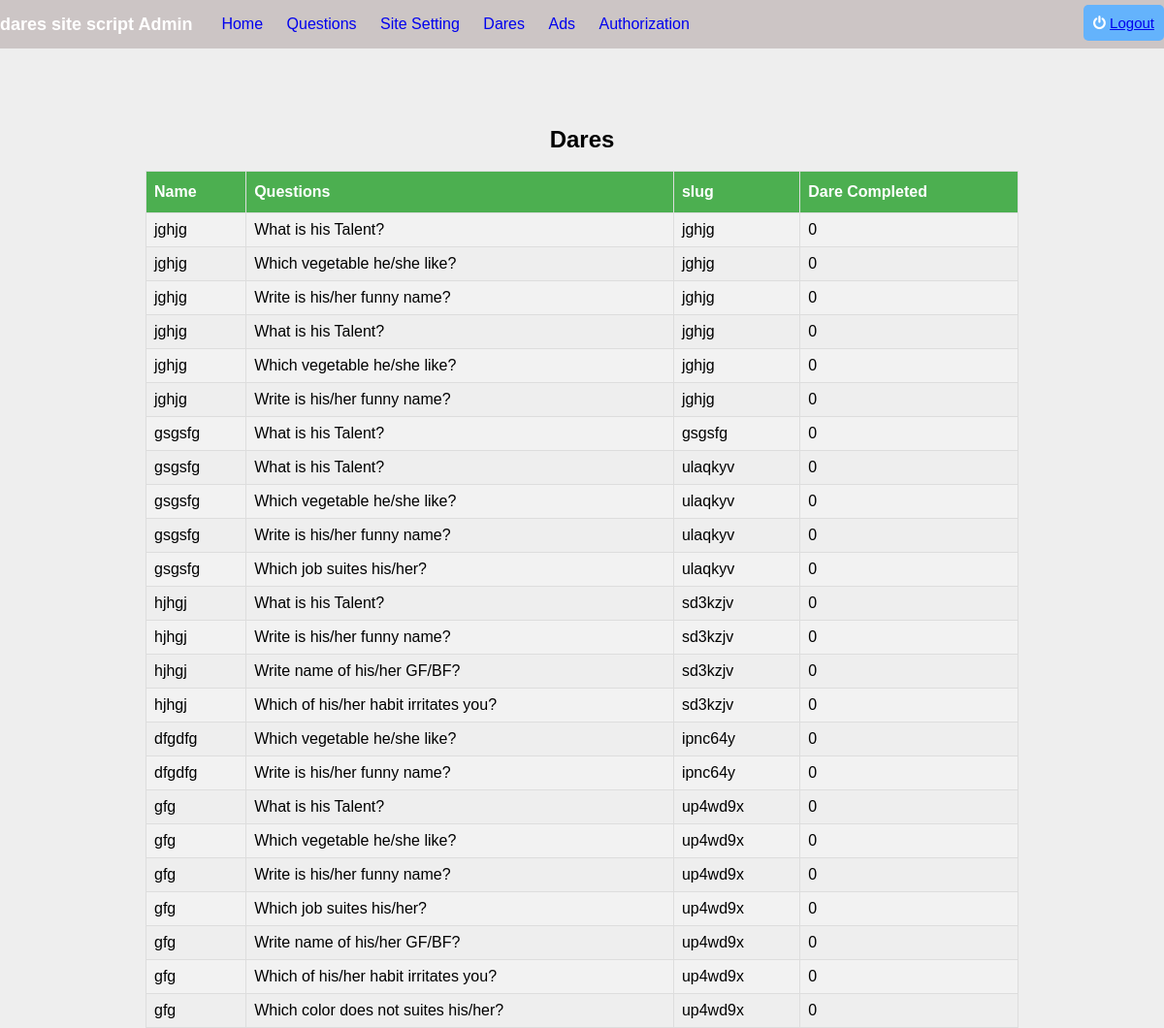
Page /admin/dares.php (signed in) on the committed database.
### tables this page shows
CREATE TABLE `options` (
  `id` int(11) NOT NULL,
  `title` varchar(255) NOT NULL,
  `description` varchar(255) NOT NULL,
  `images` varchar(255) NOT NULL,
  `favicon` varchar(24234) NOT NULL
);

CREATE TABLE `dares` (
  `id` int(11) NOT NULL,
  `Name` varchar(255) NOT NULL,
  `question_id` int(11) NOT NULL,
  `answered` int(11) NOT NULL DEFAULT 0,
  `slug` varchar(255) NOT NULL
);

CREATE TABLE `questions` (
  `id` int(11) NOT NULL,
  `question` varchar(255) NOT NULL,
  `image` varchar(256) NOT NULL
);

### admin/dares.php (the view, shortened to what this page needs)
<?php require_once('includes/top.php');
?>
<body>
<?php require_once('includes/header.php');?>
    <div class="contianer stats">
        <div class="wrapper">
           <center>
               <h2>Dares</h2>
           </center><br>
<table id="questions">
  <tr>
    <th>Name</th>
    <th>Questions</th>
    <th>slug</th>
    <th>Dare Completed</th>
  </tr>
  <?php
    $sel_dares = "SELECT d.id, d.Name, d.slug, q.question,d.answered FROM dares AS d INNER JOIN questions AS q ON(d.question_id = q.id)";
    $sel_dares_run = mysqli_query($con,$sel_dares);
    if(mysqli_num_rows($sel_dares_run)>0){
        while($row = mysqli_fetch_array($sel_dares_run)){
            $darer_name = $row['Name'];
            $slug = $row['slug'];
            $question = $row['question'];
            $answered = $row['answered'];
    ?>
  <tr>
    <td><?php echo $darer_name; ?></td>
    <td><?php echo $question; ?></td>
    <td><?php echo $slug; ?></td>
    <td><?php echo $answered; ?></td>
  </tr>
  <?php }
    } ?>
</table>
        </div>
    </div>
<?php require_once('includes/footer.php');?>

### admin/includes/header.php (shortened to what this page needs)
   <header>
   <div class="logo">
       <?php
	$sel_options = mysqli_query($con,"SELECT * FROM options");
     $row = mysqli_fetch_array($sel_options);
?>
       <h1><?php echo $row['title']; ?> Admin</h1>
   </div>
      <div class="navbar">
          <div class="navbar-left">
              <ul>
                  <li><a href="index.php">Home</a></li>
                <li><a href="questions.php">Questions</a></li>
                <li><a href="site-settings.php">Site Setting</a></li>
                <li><a href="dares.php">Dares</a></li>
                <li><a href="ads.php">Ads</a></li>
                <li><a href="profile.php">Authorization</a></li>
              </ul>
          </div>
          <div class="navbar-right">
              <button class="button-blue"><i class="fa fa-power-off"></i> <a href="logout.php">Logout</a></button>
          </div>
      </div>
   </header>

### admin/css/mystyle.css (style rules this page uses)
* { margin:0; padding: 0; font-family: arial; }
.wrapper { max-width: 900px; margin: auto; }
.stats { margin: 80px 0px; }
body { background: #eee; font-family: sans-serif; height: 600px; }
header { background: #ccc5c5; }
header .logo { float: left; margin-right:20px; line-height: 50px; }
header .logo h1 { font-size: 18px; color:#fff; }
header .navbar .navbar-left { float: left; }
header .navbar .navbar-left ul { list-style: none; position: relative; }
header .navbar .navbar-left ul li { display: inline-block; padding: 16px 10px; cursor: pointer; }
header .navbar .navbar-left ul li a { text-decoration: none; }
header .navbar .navbar-right { float: right; }
header .navbar .navbar-right button { border: none; padding: 10px; border-radius: 5px; margin-top: 5px; cursor: pointer; font-size: 15px; }
.button-blue { background: #64b3fc; color:#fff; }
#questions { font-family: "Trebuchet MS", Arial, Helvetica, sans-serif; border-collapse: collapse; width: 100%; }
#questions td, #questions th { border: 1px solid #ddd; padding: 8px; }
#questions tr:nth-child(even) { background-color: #f2f2f2; }
#questions th { padding-top: 12px; padding-bottom: 12px; text-align: left; background-color: #4CAF50; color: white; }

### rows in the picture
options: title "dares site script"
dares: Name "jghjg", question.question "What is his Talent?", slug "jghjg", answered "0"
dares: Name "jghjg", question.question "Which vegetable he/she like?", slug "jghjg", answered "0"
dares: Name "jghjg", question.question "Write is his/her funny name?", slug "jghjg", answered "0"
dares: Name "jghjg", question.question "What is his Talent?", slug "jghjg", answered "0"
dares: Name "jghjg", question.question "Which vegetable he/she like?", slug "jghjg", answered "0"
dares: Name "jghjg", question.question "Write is his/her funny name?", slug "jghjg", answered "0"
dares: Name "gsgsfg", question.question "What is his Talent?", slug "gsgsfg", answered "0"
dares: Name "gsgsfg", question.question "What is his Talent?", slug "ulaqkyv", answered "0"
dares: Name "gsgsfg", question.question "Which vegetable he/she like?", slug "ulaqkyv", answered "0"
dares: Name "gsgsfg", question.question "Write is his/her funny name?", slug "ulaqkyv", answered "0"
dares: Name "gsgsfg", question.question "Which job suites his/her?", slug "ulaqkyv", answered "0"
dares: Name "hjhgj", question.question "What is his Talent?", slug "sd3kzjv", answered "0"
dares: Name "hjhgj", question.question "Write is his/her funny name?", slug "sd3kzjv", answered "0"
dares: Name "hjhgj", question.question "Write name of his/her GF/BF?", slug "sd3kzjv", answered "0"
dares: Name "hjhgj", question.question "Which of his/her habit irritates you?", slug "sd3kzjv", answered "0"
dares: Name "dfgdfg", question.question "Which vegetable he/she like?", slug "ipnc64y", answered "0"
dares: Name "dfgdfg", question.question "Write is his/her funny name?", slug "ipnc64y", answered "0"
dares: Name "gfg", question.question "What is his Talent?", slug "up4wd9x", answered "0"
dares: Name "gfg", question.question "Which vegetable he/she like?", slug "up4wd9x", answered "0"
dares: Name "gfg", question.question "Write is his/her funny name?", slug "up4wd9x", answered "0"
dares: Name "gfg", question.question "Which job suites his/her?", slug "up4wd9x", answered "0"
dares: Name "gfg", question.question "Write name of his/her GF/BF?", slug "up4wd9x", answered "0"
dares: Name "gfg", question.question "Which of his/her habit irritates you?", slug "up4wd9x", answered "0"
dares: Name "gfg", question.question "Which color does not suites his/her?", slug "up4wd9x", answered "0"
